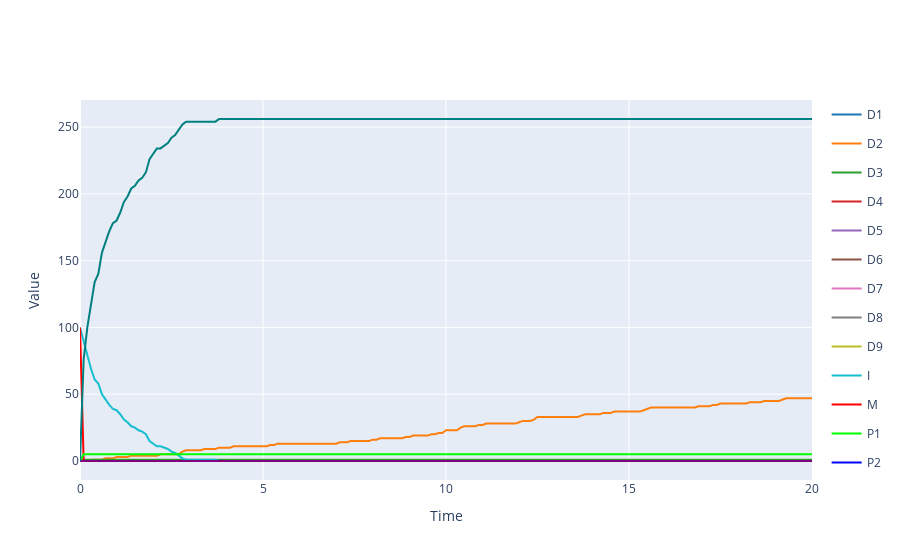

Here is the notebook cell this chart was saved with:
### Markdown cell above
***
## Visualizations
***

### Code cell
result.plotplotly()

### Figure 1 — Plotly figure (JSON) as saved in the notebook; plotly's stock layout.template omitted (floating-point values rounded to 4 significant figures; data arrays with more than 128 entries replaced by an {"elided": "..."} marker saying what was removed)
{"data": [{"legendgroup": "D1", "line": {"color": "#1f77b4"}, "mode": "lines", "name": "D1", "type": "scatter", "x": {"elided": "201 float values"}, "y": {"elided": "201 int values"}}, {"legendgroup": "D2", "line": {"color": "#ff7f0e"}, "mode": "lines", "name": "D2", "type": "scatter", "x": {"elided": "201 float values"}, "y": {"elided": "201 int values"}}, {"legendgroup": "D3", "line": {"color": "#2ca02c"}, "mode": "lines", "name": "D3", "type": "scatter", "x": {"elided": "201 float values"}, "y": {"elided": "201 int values"}}, {"legendgroup": "D4", "line": {"color": "#d62728"}, "mode": "lines", "name": "D4", "type": "scatter", "x": {"elided": "201 float values"}, "y": {"elided": "201 int values"}}, {"legendgroup": "D5", "line": {"color": "#9467bd"}, "mode": "lines", "name": "D5", "type": "scatter", "x": {"elided": "201 float values"}, "y": {"elided": "201 int values"}}, {"legendgroup": "D6", "line": {"color": "#8c564b"}, "mode": "lines", "name": "D6", "type": "scatter", "x": {"elided": "201 float values"}, "y": {"elided": "201 int values"}}, {"legendgroup": "D7", "line": {"color": "#e377c2"}, "mode": "lines", "name": "D7", "type": "scatter", "x": {"elided": "201 float values"}, "y": {"elided": "201 int values"}}, {"legendgroup": "D8", "line": {"color": "#7f7f7f"}, "mode": "lines", "name": "D8", "type": "scatter", "x": {"elided": "201 float values"}, "y": {"elided": "201 int values"}}, {"legendgroup": "D9", "line": {"color": "#bcbd22"}, "mode": "lines", "name": "D9", "type": "scatter", "x": {"elided": "201 float values"}, "y": {"elided": "201 int values"}}, {"legendgroup": "I", "line": {"color": "#17becf"}, "mode": "lines", "name": "I", "type": "scatter", "x": {"elided": "201 float values"}, "y": {"elided": "201 int values"}}, {"legendgroup": "M", "line": {"color": "#ff0000"}, "mode": "lines", "name": "M", "type": "scatter", "x": {"elided": "201 float values"}, "y": {"elided": "201 int values"}}, {"legendgroup": "P1", "line": {"color": "#00ff00"}, "mode": "lines", "name": "P1", "type": "scatter", "x": {"elided": "201 float values"}, "y": {"elided": "201 int values"}}, {"legendgroup": "P2", "line": {"color": "#0000ff"}, "mode": "lines", "name": "P2", "type": "scatter", "x": {"elided": "201 float values"}, "y": {"elided": "201 int values"}}, {"legendgroup": "P3", "line": {"color": "#ffff00"}, "mode": "lines", "name": "P3", "type": "scatter", "x": {"elided": "201 float values"}, "y": {"elided": "201 int values"}}, {"legendgroup": "P4", "line": {"color": "#00ffff"}, "mode": "lines", "name": "P4", "type": "scatter", "x": {"elided": "201 float values"}, "y": {"elided": "201 int values"}}, {"legendgroup": "P5", "line": {"color": "#ff00ff"}, "mode": "lines", "name": "P5", "type": "scatter", "x": {"elided": "201 float values"}, "y": {"elided": "201 int values"}}, {"legendgroup": "P6", "line": {"color": "#800000"}, "mode": "lines", "name": "P6", "type": "scatter", "x": {"elided": "201 float values"}, "y": {"elided": "201 int values"}}, {"legendgroup": "P7", "line": {"color": "#808000"}, "mode": "lines", "name": "P7", "type": "scatter", "x": {"elided": "201 float values"}, "y": {"elided": "201 int values"}}, {"legendgroup": "P8", "line": {"color": "#008000"}, "mode": "lines", "name": "P8", "type": "scatter", "x": {"elided": "201 float values"}, "y": {"elided": "201 int values"}}, {"legendgroup": "P9", "line": {"color": "#800080"}, "mode": "lines", "name": "P9", "type": "scatter", "x": {"elided": "201 float values"}, "y": {"elided": "201 int values"}}, {"legendgroup": "R", "line": {"color": "#008080"}, "mode": "lines", "name": "R", "type": "scatter", "x": {"elided": "201 float values"}, "y": {"elided": "201 int values"}}], "layout": {"showlegend": true, "title": {"text": ""}, "xaxis": {"title": {"text": "Time"}}, "yaxis": {"title": {"text": "Value"}}}}
